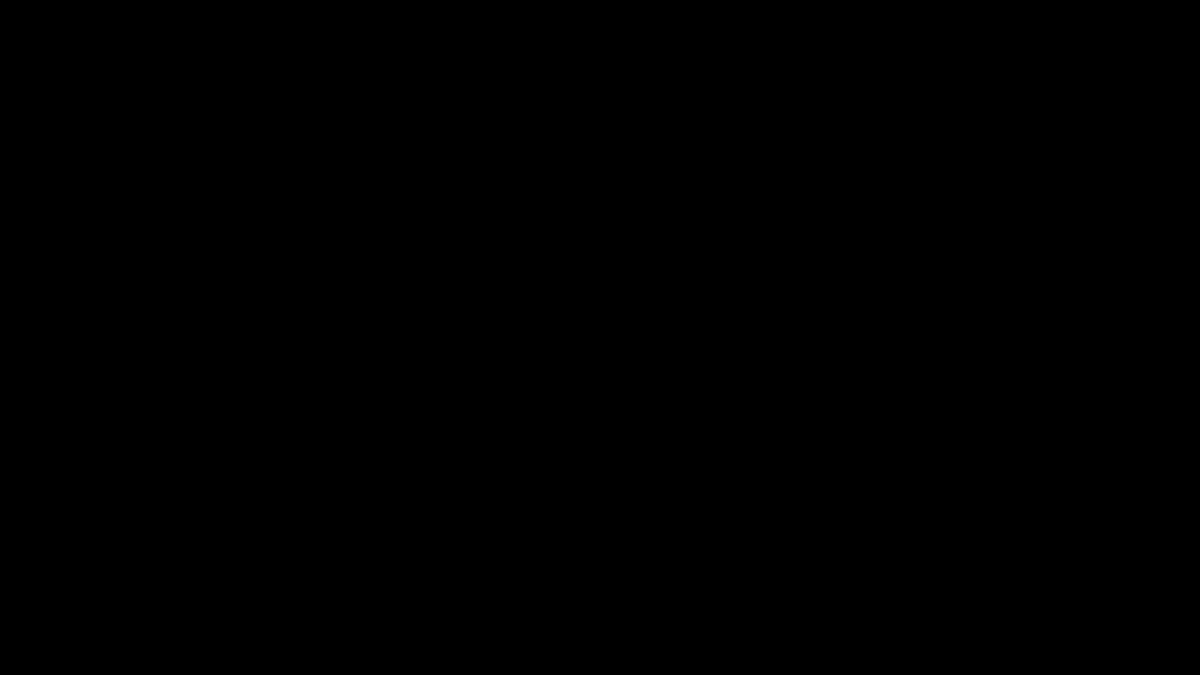
Frame 1 (no input)
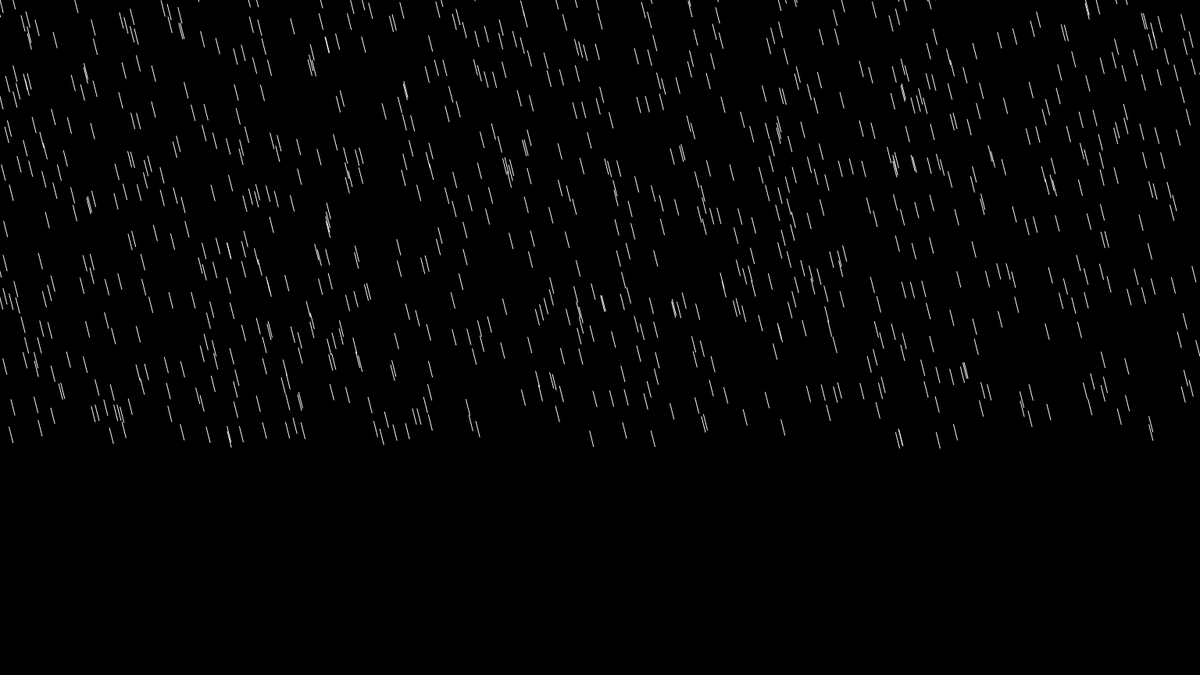
Frame 60 (no input)
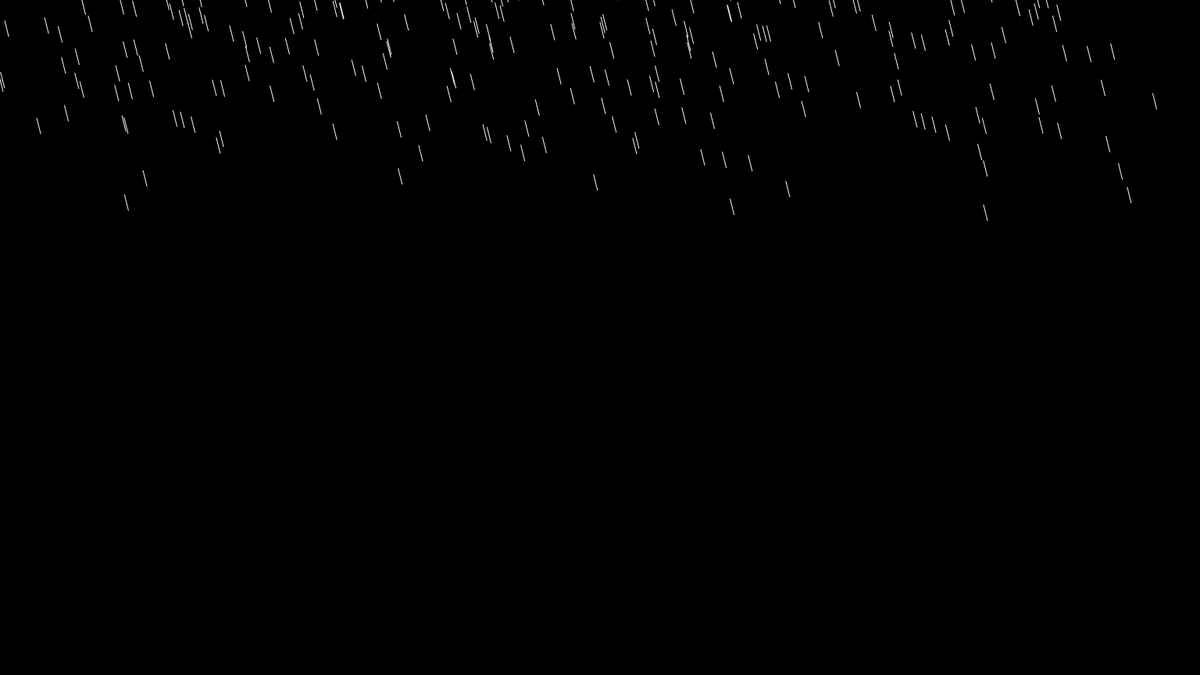
Frame 120 (the mouse pressed at the canvas centre since frame 60)

The p5.js sketch that drew these frames (run headless with seeded random() and noise() and a simulated clock; from frame 60 on, the mouse is pressed at the canvas centre):

// p5.js sketch
// ── sketch.js
var drops = [];
function setup() {
  createCanvas(1536, 864);
  for(var i=0;i<1000;i++){
    drops[i] = new drop();
  }
}

function draw() {
  background(0,0,0);
  for(var i=0;i<1000;i++){
    drops[i].fall();
    drops[i].show();
  }
}

function drop(){
  this.x = random(-400,1280);
  this.y = random(-100,-700);
  this.len = 20;
  this.speed = 5;
  this.wind = 5;
  this.fall = function(){
      this.y += this.speed;
      this.x += this.wind;
      this.speed += 0.2;
      if(this.y > height){
        this.x = random(-400,1280);
        this.y = random(-100,-700);
        this.speed = 5;
        this.wind = 5
      }
  }
  this.show = function(){
      strokeWeight(1);
      stroke(255);
      line(this.x,this.y,this.x+5,this.y+this.len);
  }
}
